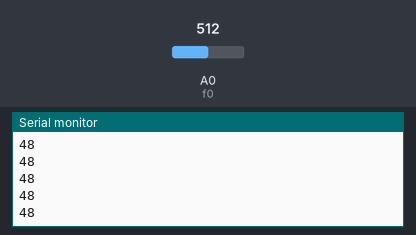
Recording of a sketch running on a simulated Arduino Uno, built with avr-gcc and run on an emulated ATmega328P. Parts: the last lines printed to the serial monitor. The inputs (shaded band) are chosen by the test bench; at power-on: A0 (f0) = 512.

Above: at 1.2 s.
1.3 s: A0 (f0) set to 716
At 1.32 s:
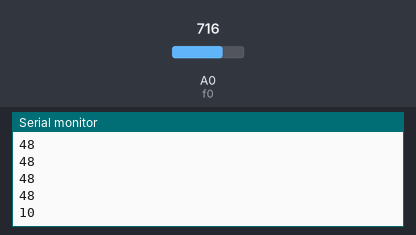
2.8 s: A0 (f0) set to 900
At 2.83 s:
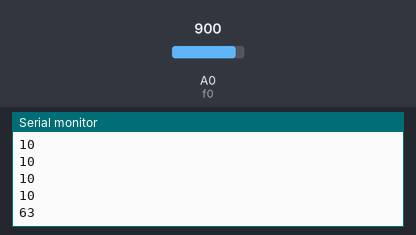
Timing chart, 0 to 5.8 s (numbered marks = the images above; inputs shaded):
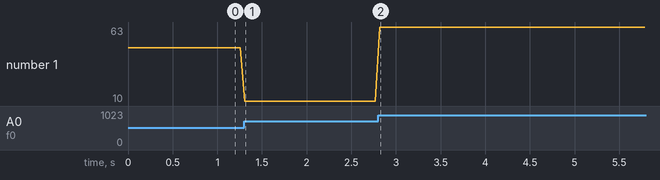

Measured:
- after the input at 1.3 s, the serial monitor: prints a new line at once (image 1)
- after the input at 2.8 s, the serial monitor: prints a new line at once (image 2)
- plotted number 1: 48 → 10 after the input at 1.3 s, 10 → 63 after the input at 2.8 s

The sketch:

OrbitSensor.ino
```cpp
// Global Declaration of Analog Pin
int f0 = A0; //analog pin 0

void setup(){
  //Starts Serial Communication at 9600 baud
  Serial.begin(9600);
}

void loop(){
  //Reading the Analog Pin
  int fr0= analogRead(f0);

  //Crating the mapped values
  int fr0map = abs(map(fr0, 680, 1024, 0, 100));

 //
  Serial.println(fr0map);
  delay(50);
}
```
